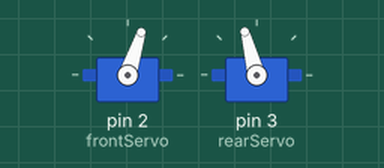
Bench run of a sketch on a simulated Arduino Uno, built with avr-gcc and run on an emulated ATmega328P. Shown: 2 × servo.

Above: at 0.05 s.
At 0.25 s:
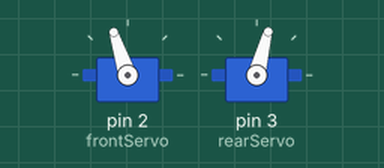
At 0.5 s:
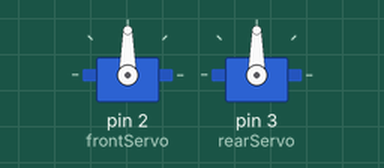
Timing chart, 0 to 3.0 s (numbered marks = the images above):
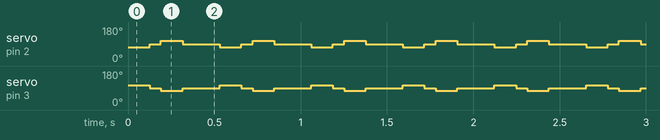

Measured:
- by itself, servo on pin 2 (frontServo): repeats every 0.53 s: 108° 0.13 s, 90° 0.22 s, 72° 0.13 s, 90° 0.07 s
- by itself, servo on pin 3 (rearServo): repeats every 0.53 s: 75° 0.13 s, 90° 0.22 s, 105° 0.13 s, 90° 0.07 s

The sketch:

moveForward.ino
```cpp
//this program allows a robot using two servo's to "walk" forward

#include <Servo.h>  // The source code libaray that contains blueprints for Servo "classes"

Servo frontServo; // creates an object frontServo of Servo type
                  // This object now has access to all the methods defined in Servo
Servo rearServo;


// These are program variables that define different movement positions for the servos in degrees
int centerPos = 90;
int frontRightUp = 72;  //each degree measure represents the max angle that each respective leg will move
int frontLeftUp = 108;
int backRightForward = 75;
int backLeftForward = 105;

void moveForward(); // function prototype

void setup()
{
  frontServo.attach(2); // mounts the object to the board, making the board aware of the Servo, and wich pin it will be in
  rearServo.attach(3);
}

// code here will be repeated forever
void loop()
{
  moveForward();
  delay(150); //time taken between each step, aka the speed of the walk
}

void moveForward()  //this function determines the actual cadence of the robot
{
  // the write method represents the digitial signal sent to the servos via the arduino
  // telling it to perform  a certain action
  // here, to move a specified amount of degrees
  frontServo.write(frontRightUp);       // Initiates first part of the cadence, moving legs up
  rearServo.write(backLeftForward);
  delay(125);
  frontServo.write(centerPos);          // resets the cadence, moving the legs back to center
  rearServo.write(centerPos);
  delay(65);
  frontServo.write(frontLeftUp);        // alternate cadence initiated
  rearServo.write(backRightForward);
  delay(125);

  frontServo.write(centerPos);          // return to center of walk
  rearServo.write(centerPos);
  delay(65);
}
```
